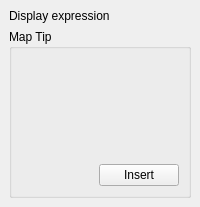
         <widget class="QWidget" name="mOptsPage_Display">
          <layout class="QVBoxLayout" name="verticalLayout_25">
           <property name="leftMargin">
            <number>0</number>
           </property>
           <property name="topMargin">
            <number>0</number>
           </property>
           <property name="rightMargin">
            <number>0</number>
           </property>
           <property name="bottomMargin">
            <number>0</number>
           </property>
           <item>
            <widget class="QWidget" name="scrollArea_10" native="true">
             <property name="widgetResizable" stdset="0">
              <bool>true</bool>
             </property>
             <layout class="QGridLayout" name="gridLayout_10">
              <item row="0" column="0">
               <widget class="QLabel" name="label">
                <property name="text">
                 <string>Display expression</string>
                </property>
               </widget>
              </item>
              <item row="0" column="1">
               <widget class="QgsFieldExpressionWidget" name="mDisplayExpressionWidget" native="true">
                <property name="focusPolicy">
                 <enum>Qt::StrongFocus</enum>
                </property>
               </widget>
              </item>
              <item row="1" column="0" colspan="2">
               <widget class="QGroupBox" name="groupBox_2">
                <property name="sizePolicy">
                 <sizepolicy hsizetype="Preferred" vsizetype="MinimumExpanding">
                  <horstretch>0</horstretch>
                  <verstretch>0</verstretch>
                 </sizepolicy>
                </property>
                <property name="title">
                 <string>Map Tip</string>
                </property>
                <layout class="QGridLayout" name="gridLayout_8">
                 <item row="1" column="2">
                  <widget class="QPushButton" name="mInsertExpressionButton">
                   <property name="sizePolicy">
                    <sizepolicy hsizetype="Fixed" vsizetype="Fixed">
                     <horstretch>0</horstretch>
                     <verstretch>0</verstretch>
                    </sizepolicy>
                   </property>
                   <property name="toolTip">
                    <string>Inserts the selected field or expression into the map tip</string>
                   </property>
                   <property name="text">
                    <string>Insert</string>
                   </property>
                  </widget>
                 </item>
                 <item row="0" column="0" colspan="3">
                  <widget class="QgsCodeEditorHTML" name="mMapTipWidget" native="true">
                   <property name="sizePolicy">
                    <sizepolicy hsizetype="Preferred" vsizetype="MinimumExpanding">
                     <horstretch>0</horstretch>
                     <verstretch>0</verstretch>
                    </sizepolicy>
                   </property>
                   <property name="minimumSize">
                    <size>
                     <width>0</width>
                     <height>100</height>
                    </size>
                   </property>
                  </widget>
                 </item>
                 <item row="1" column="0" colspan="2">
                  <widget class="QgsFieldExpressionWidget" name="mMapTipExpressionFieldWidget" native="true">
                   <property name="focusPolicy">
                    <enum>Qt::StrongFocus</enum>
                   </property>
                   <property name="toolTip">
                    <string>The valid attribute names for this layer</string>
                   </property>
                  </widget>
                 </item>
                </layout>
               </widget>
              </item>
             </layout>
            </widget>
           </item>
          </layout>
         </widget>
